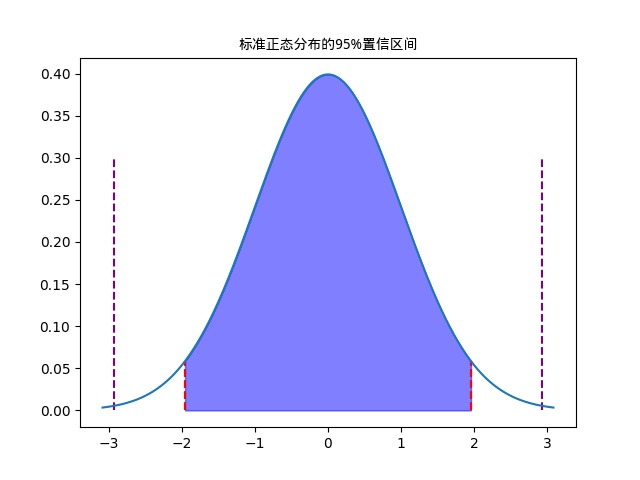

This chart was generated by the following Python code:
#!/usr/bin/env python3
#-*- coding:utf-8 -*-
#############################################
#File Name: ci_ex2.py
#Brief: 演示示例2
#Author: frank
#Email: [email redacted]
#Created Time:2018-08-13 20:14:44
#Blog: http://www.cnblogs.com/black-mamba
#Github: https://github.com/xiaomagejunfu0903/statistic_notes
#############################################
import numpy as np
import matplotlib.pyplot as plt
import matplotlib as mpl
import scipy.stats

#设置中文字体
zhfont = mpl.font_manager.FontProperties(fname='/usr/share/fonts/truetype/wqy/wqy-microhei.ttc')

#95%置信水平的标准正态分布的置信区间演示
norm = scipy.stats.norm()
#x轴
x = np.linspace(norm.ppf(0.001),norm.ppf(0.999), 10000)
#y轴
y= norm.pdf(x)
#显示标准正态分布曲线
plt.plot(x,y)

#画置信区间的界限
plt.vlines(-1.96,ymin=0,ymax=norm.pdf(-1.96),colors='r', linestyles='dashed')
plt.vlines(1.96,ymin=0,ymax=norm.pdf(1.96),colors='r', linestyles='dashed')

#显示 置信区间
fill_x = np.linspace(-1.96,1.96,100)
#print("type of fill_x:{}".format(type(fill_x)))
fill_y = norm.pdf(fill_x)
#print("type of fill_y:{}".format(type(fill_y)))
plt.fill_between(fill_x, fill_y, color='b',alpha=0.5)

#已知置信水平，求置信区间

#方法1:不太准确
confidence = 95
c_low = (100-confidence)/2
c_high = 100-c_low
c_interval = np.percentile(x,[c_low, c_high])
print(c_interval)
plt.vlines(c_interval[0] ,ymin=0,ymax=0.3,colors='purple', linestyles='dashed')
plt.vlines(c_interval[1] ,ymin=0,ymax=0.3,colors='purple', linestyles='dashed')

#方法2:更好的方式
c_interval = [norm.isf(1-0.025),norm.isf(1-0.975)]
print(c_interval)
plt.vlines(c_interval[0] ,ymin=0,ymax=norm.pdf(-1.96),colors='r', linestyles='dashed',alpha=0.5)
plt.vlines(c_interval[1] ,ymin=0,ymax=norm.pdf(1.96),colors='r', linestyles='dashed',alpha=0.5)

plt.title('标准正态分布的95%置信区间',fontproperties=zhfont)
plt.savefig("ci_ex2.jpg")
#print("pdf(1.96):{}".format(norm.pdf(1.96)))
#print("cdf(1.96):{}".format(norm.cdf(1.96)))
#print("sf(1.96):{}".format(norm.sf(1.96)))
#print("isf(0.025):{}".format(norm.isf(0.025)))
plt.show()

